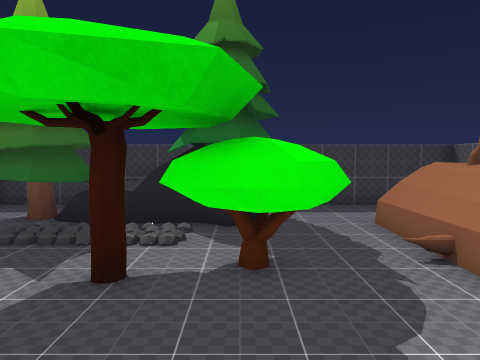
[1] (above)

13 first-person views from a walk through a Unity game level. The camera is 1.5 m above the floor, tilts 4° down and sees 70° across. The floor is counted in squares, 1 m on a side. Each view is taken from the middle of a square. On the plan, view 1 faces up. The plan holds only what a view shows up to about 16 squares ahead; the rest is blank. The player character is not drawn. Some animated figures are not drawn. Some surface patterns are stand-ins.

[2]
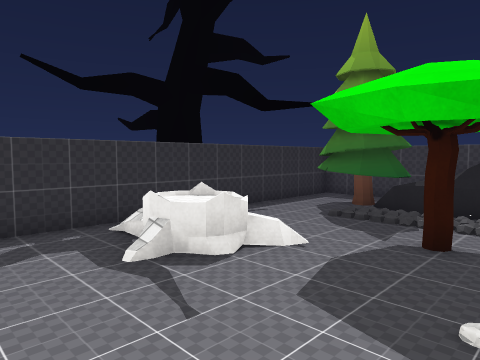

[3]
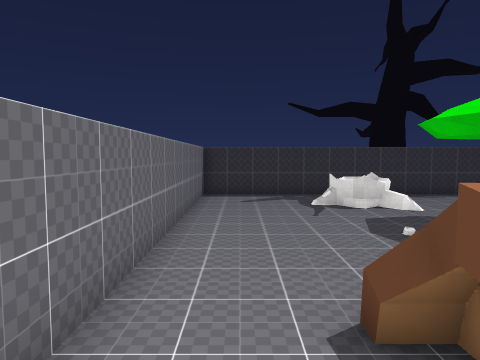

[4]
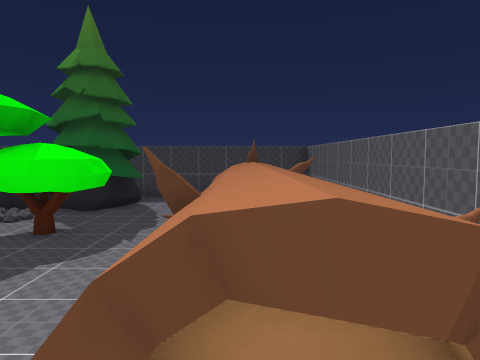

[5]
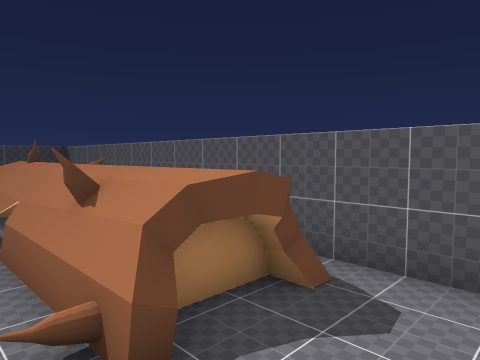

[6]
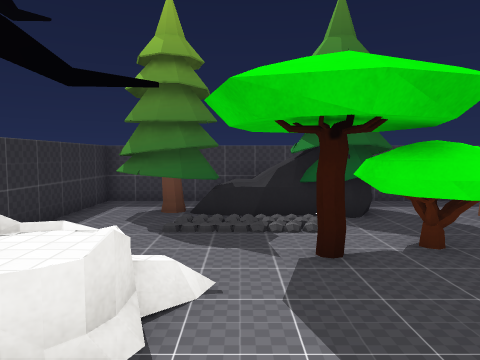

[7]
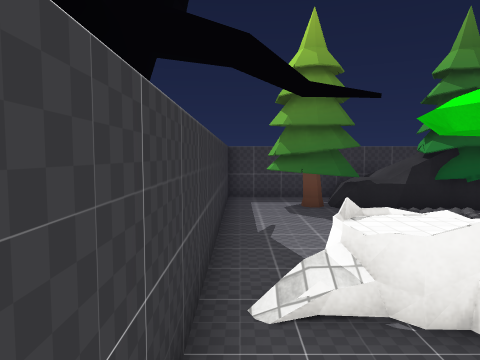

[8]
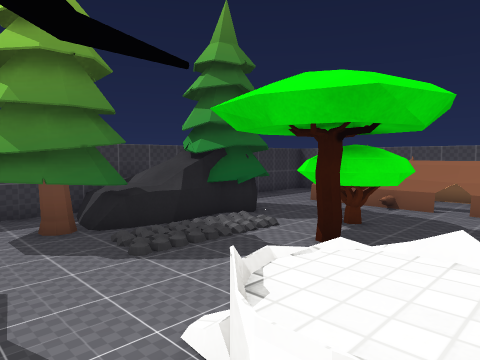

[9]
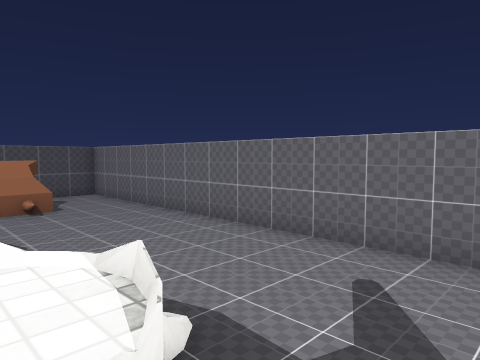

[10]
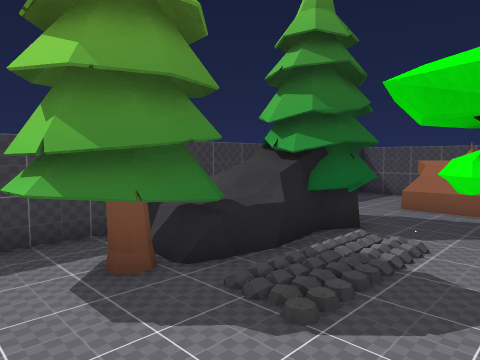

[11]
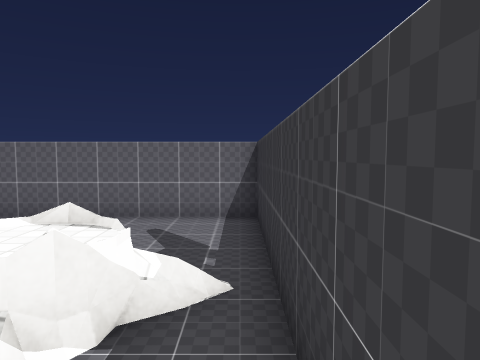

[12]
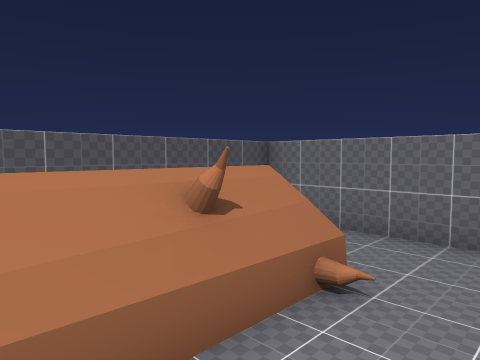

[13]
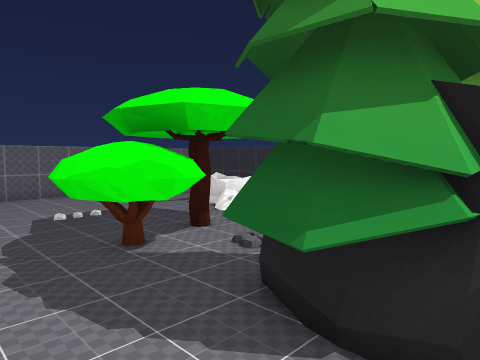

### Floor plan
Key: @ floor where view 1 was taken; # wall or solid block; x gap in a wall; . main floor; : floor 0.75 m higher than the main floor; / step, stairs or slope; = window, fence, low wall or low ledge; ^ raised ledge; O other object.
Columns run from 9 left of view 1 to 7 right of it. Each row starts with its distance up from view 1.
 11  ################
 10  #...#OO O......#
  9  #.OOOOOOOO.....#
  8 O#.OOOOOOOO.... #
  7 OO..OO..OO..=^  #
  6 OO.......OO.=^  #
  5  O......OOO.=^^ #
  4  O.....OOOO.=^^.#
  3  #..O.......x^^ #
  2  #./:O......=^^ #
  1 O#.//.......=^^x#
  0  #.......@..=^^.#
 -1  #..........=^^.#
 -2  #..............#
 -3  #..............#
 -4  ################

Positions as (right, up) in squares from view 1, and headings:
1: (0, 0), facing up
2: (0, -2), facing up-left
3: (6, -2), facing left
4: (4, -2), facing up
5: (2, -3), facing up-right
6: (-3, -1), facing up
7: (-7, -2), facing up
8: (-7, 1), facing up-right
9: (-7, 2), facing down-right
10: (-7, 4), facing up-right
11: (-7, 5), facing down
12: (1, 3), facing down-right
13: (3, 10), facing down-left
